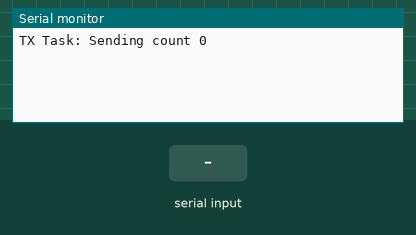
Simulated run of this sketch. Board: ESP32. Shown: the last lines printed to the serial monitor. The inputs (shaded band) are chosen by the test bench.

Above: at 2.2 s.
2.3 s: "1\n" received over Serial
At 2.9 s:
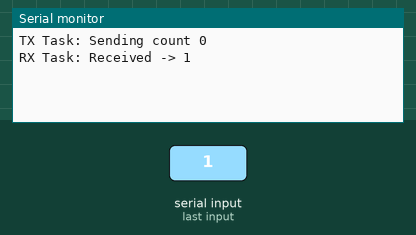
3.8 s: "0\n" received over Serial
At 4.4 s:
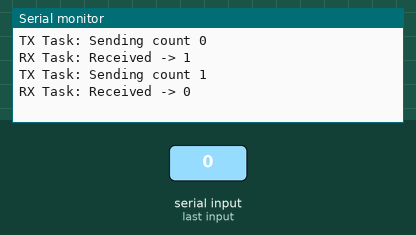
5.3 s: "2\n" received over Serial
At 6.5 s:
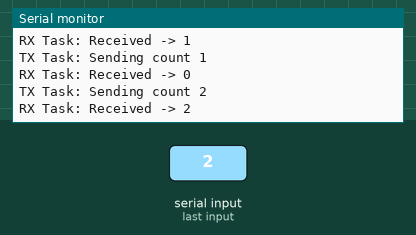
Timing chart, 0 to 8.3 s (numbered marks = the images above; inputs shaded):
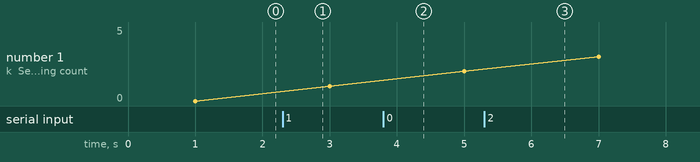

Measured:
- after the input at 2.3 s, the serial monitor: prints a new line at once (image 1)
- after the input at 3.8 s, the serial monitor: prints a new line at once (image 2)
- after the input at 5.3 s, the serial monitor: prints a new line at once (image 3)

The sketch:

9_UART_comm_freertos.ino
```cpp
void TxTask(void *pvParameters) {
  int count = 0;
  while (1) {
    Serial.print("TX Task: Sending count ");
    Serial.println(count++);
    vTaskDelay(2000 / portTICK_PERIOD_MS);  // Send every 2 seconds
  }
}

void RxTask(void *pvParameters) {
  while (1) {
    if (Serial.available() > 0) {
      String received = Serial.readStringUntil('\n');  // Read until newline
      Serial.print("RX Task: Received -> ");
      Serial.println(received);
    }
    vTaskDelay(10 / portTICK_PERIOD_MS);  // Small delay to avoid hogging CPU
  }
}

void setup() {
  Serial.begin(115200);
  delay(1000);

  xTaskCreate(TxTask, "TxTask", 1000, NULL, 1, NULL);
  xTaskCreate(RxTask, "RxTask", 1000, NULL, 1, NULL);
}

void loop() {
  // Nothing here
}
```
